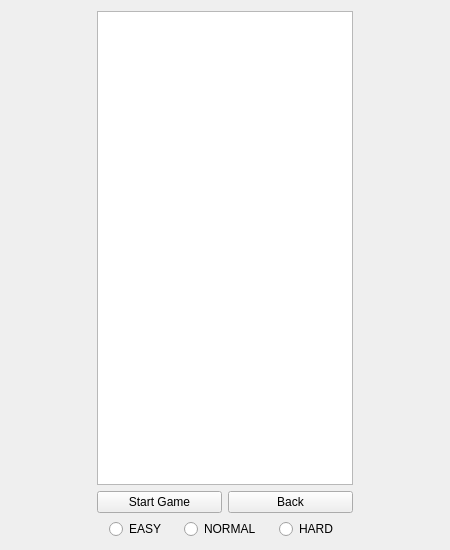
<?xml version="1.0" encoding="UTF-8"?>
<ui version="4.0">
 <class>Widget</class>
 <widget class="QWidget" name="Widget">
  <property name="geometry">
   <rect>
    <x>0</x>
    <y>0</y>
    <width>450</width>
    <height>550</height>
   </rect>
  </property>
  <property name="sizePolicy">
   <sizepolicy hsizetype="Fixed" vsizetype="Fixed">
    <horstretch>0</horstretch>
    <verstretch>0</verstretch>
   </sizepolicy>
  </property>
  <property name="windowTitle">
   <string>Widget</string>
  </property>
  <layout class="QGridLayout" name="gridLayout">
   <item row="0" column="0">
    <widget class="QGraphicsView" name="graphicsView">
     <property name="sizePolicy">
      <sizepolicy hsizetype="Fixed" vsizetype="Fixed">
       <horstretch>0</horstretch>
       <verstretch>0</verstretch>
      </sizepolicy>
     </property>
     <property name="maximumSize">
      <size>
       <width>403</width>
       <height>503</height>
      </size>
     </property>
     <property name="verticalScrollBarPolicy">
      <enum>Qt::ScrollBarAlwaysOff</enum>
     </property>
     <property name="horizontalScrollBarPolicy">
      <enum>Qt::ScrollBarAlwaysOff</enum>
     </property>
    </widget>
   </item>
   <item row="1" column="0">
    <layout class="QHBoxLayout" name="horizontalLayout_2">
     <item>
      <widget class="QPushButton" name="startGameButton">
       <property name="text">
        <string>Start Game</string>
       </property>
      </widget>
     </item>
     <item>
      <widget class="QPushButton" name="backButton">
       <property name="text">
        <string>Back</string>
       </property>
      </widget>
     </item>
    </layout>
   </item>
   <item row="5" column="0">
    <layout class="QHBoxLayout" name="horizontalLayout">
     <item>
      <widget class="QRadioButton" name="easyButton">
       <property name="sizePolicy">
        <sizepolicy hsizetype="Fixed" vsizetype="Fixed">
         <horstretch>0</horstretch>
         <verstretch>0</verstretch>
        </sizepolicy>
       </property>
       <property name="text">
        <string>EASY</string>
       </property>
      </widget>
     </item>
     <item>
      <widget class="QRadioButton" name="normalButton">
       <property name="sizePolicy">
        <sizepolicy hsizetype="Fixed" vsizetype="Fixed">
         <horstretch>0</horstretch>
         <verstretch>0</verstretch>
        </sizepolicy>
       </property>
       <property name="text">
        <string>NORMAL</string>
       </property>
      </widget>
     </item>
     <item>
      <widget class="QRadioButton" name="hardButton">
       <property name="sizePolicy">
        <sizepolicy hsizetype="Fixed" vsizetype="Fixed">
         <horstretch>0</horstretch>
         <verstretch>0</verstretch>
        </sizepolicy>
       </property>
       <property name="text">
        <string>HARD</string>
       </property>
      </widget>
     </item>
    </layout>
   </item>
  </layout>
 </widget>
 <resources/>
 <connections/>
</ui>
